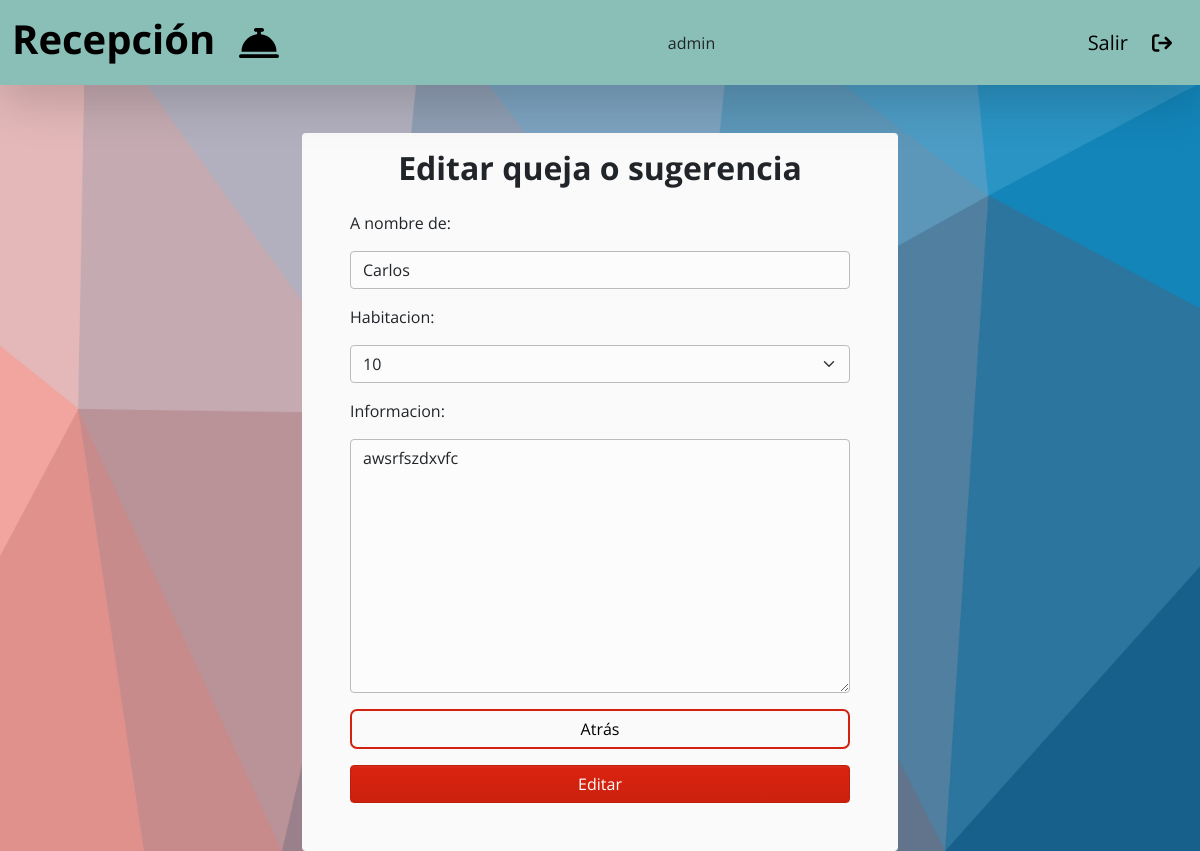
Page /csuggestion/edit/1 (signed in) on the committed database.
### main/models.py (models this page shows, shortened)
class Reservacion(models.Model):
    name = models.CharField(max_length=50)
    lastName = models.CharField(max_length=50)
    entry_date = models.DateField()
    out_date = models.DateField()
    roomNumber = models.ForeignKey(Habitacion, on_delete=models.CASCADE)
    def __str__(self):
        return self.name

class Habitacion(models.Model):
    roomNumber = models.IntegerField(primary_key=True)
    dispo = models.BooleanField(default=True)
    def __str__(self):
        return self.roomNumber.__str__()

class QSugerencias(models.Model):
    name = models.ForeignKey(Reservacion, on_delete=models.CASCADE)
    roomNumber = models.ForeignKey(Habitacion, on_delete=models.CASCADE)
    info = models.CharField(max_length=500)
    doneResponse = models.BooleanField(default=False)
    response = models.CharField(max_length=500, default='')

### main/views.py (the view)
@login_required
def editCSuggestion(request, csuggestionId):
    csuggestion = QSugerencias.objects.get(id=csuggestionId)
    if request.method == 'POST':
        form = CSuggestionsForm(request.POST, instance=csuggestion)
        if form.is_valid():
            form.save()
            return redirect('csuggestions')
    else:
        form = CSuggestionsForm(instance=csuggestion)
    context = {'form': form}
    return render(request, 'complaint_suggestions/csuggestion_edit.html', context)

### main/forms.py
class CSuggestionsForm(forms.ModelForm):
    class Meta:
        model = QSugerencias
        fields = ['name', 'roomNumber', 'info']
        labels = {
            'name': 'A nombre de:', 'roomNumber': 'Habitacion', 'info': 'Informacion'
        }
        widgets = {
            'name': forms.Select(attrs={'class': 'form-control'}),
            'roomNumber': forms.Select(attrs={'class': 'form-select'}),
            'info': forms.Textarea(attrs={'class': 'form-control'}),
        }

### main/templates/complaint_suggestions/csuggestion_edit.html
{% extends 'base.html' %} {% load static %} {% block content %}
<section class="d-flex align-items-center justify-content-center">
  <div
    class="d-flex flex-column align-items-center p-5 pt-3 mt-5 gap-3 rounded form-bg-container"
  >
    <h2 class="fw-bold">Editar queja o sugerencia</h2>
    <form
      method="post"
      class="d-flex flex-column gap-3"
      style="width: 500px"
    >
      {% csrf_token %} {{ form }}
      <a href="{% url 'csuggestions' %}" class="btn back-button w-100"
        >Atrás</a
      >
      <button class="btn btn-primary w-100">Editar</button>
    </form>
  </div>
</section>
{% endblock content %}

### main/templates/base.html (shortened to what this page needs)
{% load static %}
<!DOCTYPE html>
<html lang="en">
  <head>
    <link rel="stylesheet" href="{% static 'css/bootstrap.css' %}" />
    <link rel="stylesheet" href="{% static 'css/styles.css' %}" />
    <link
      rel="stylesheet"
      type="text/css"
      href="{% static 'plugins/data_tables/datatables.min.css' %}"
    />
  </head>
  <body>
    {% if request.user.is_authenticated %}
    <nav
      class="navbar navbar-expand-lg border-0 shadow-lg"
      style="background-color: #89bfb6; height: 85px"
    >
      <div class="container-fluid align-items-center">
        <a
          href="{% url 'home' %}"
          class="navbar-brand text-black d-flex align-items-center gap-4"
        >
          <h1 class="fw-bold">Recepción</h1>
          <i class="fa-solid fa-bell-concierge fa-2xl"></i>
        </a>
        {{request.user}}
        <a
          href="{% url 'logout' %}"
          class="navbar-brand text-black d-flex align-items-center gap-4"
        >
          <p class="m-0">Salir</p>
          <i class="fa-solid fa-arrow-right-from-bracket"></i>
        </a>
      </div>
    </nav>
    {% endif %} {% block content %} {% endblock content %}
  </body>
</html>

### main/static/css/styles.css (style rules this page uses)
body { background-image: url("../assets/bg_bggenerator_com_1.jpg"); background-position: center; background-repeat: no-repeat; background-size: cover; }
.form-bg-container { background-color: #fafafa; }
.back-button { width: auto; min-width: 100px; border-radius: 7px; border: #d3220f 2px solid; background-color: transparent; color: black; transition: all 0.5s; }

### rows in the picture
Reservacion: name "Carlos"
Habitacion: roomNumber "10"
QSugerencias: info "awsrfszdxvfc"

### other values in the picture
{{ request.user }} "admin"
